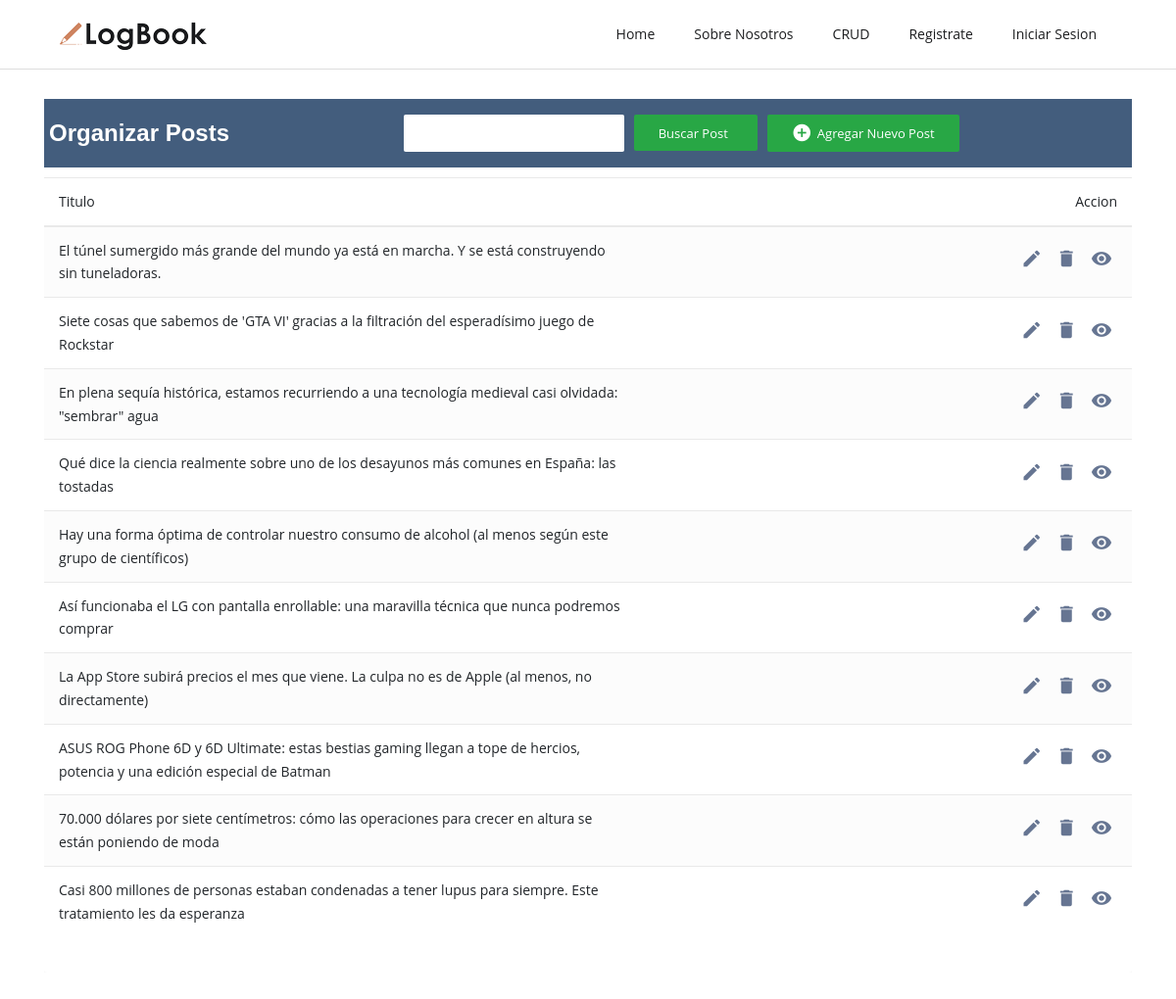
/blogapp/ver_posts/, run on the app's committed database.
### blogapp/models.py (models this page shows, shortened)
class Base(models.Model):
    id = models.AutoField(primary_key=True)
    estado=models.BooleanField(default=True)
    fecha_creacion = models.DateField(auto_now=False, auto_now_add=True)
    fecha_modificacion = models.DateField(auto_now=True, auto_now_add=False)
    fecha_eliminacion = models.DateField(auto_now=True, auto_now_add=False)
    class Meta:
        abstract = True

class Post(Base):
    titulo = models.CharField(max_length=300, unique=True)
    subtitulo = models.CharField(max_length=300, unique=True, null=True, blank=True)
    slug = models.SlugField()
    content = RichTextField()
    imagen_post = models.ImageField(upload_to="images/",null=True, blank=True)
    publicar = models.BooleanField(default=False)
    fecha_creacion = models.DateField(auto_now=True)
    escritor = models.ForeignKey(Escritor, related_name='posts',on_delete=models.CASCADE)
    categoria = models.ForeignKey(Category, on_delete=models.SET_NULL,
        blank=True,
        null=True,
        related_name="posts")
    tag = models.ManyToManyField(to=Tag, related_name="posts", blank=True)
    def get_absolute_url(self):
        return reverse('ver_articulo',args=[self.slug])

### blogapp/views.py (the view)
# urls.py: path( 'ver_posts/',ver_posts,name='ver_posts'),
def ver_posts(request):
  all_posts = Post.objects.all()
  form=Formulario_post()
  return render(request,'crud.html',{'all_posts':all_posts,'form':form,'ver_posts':True})

### blogapp/forms.py
class Formulario_post(ModelForm):
  class Meta:
      model = Post
      fields = '__all__'
      exclude = ['me_gusta','fecha_creacion']

### blogapp/models.py (called while the page is built)
    def __str__(self):
        return self.nombre

    def __str__(self):
        return self.nombre

    def __str__(self):
        return self.nombre + " " + self.apellido

### templates/CRUD.html
{% extends 'bases/base_crud.html' %}
{% load static %}
{% block content %}
{% include 'includes/navbar.html' %}
{% include 'includes/section_crud.html' %}
{% endblock %}

### templates/includes/section_crud.html (shortened to what this page needs)
{% load static %}
{% load widget_tweaks %}
{% if ver_posts %}
<div class="container-xl">
  <div class="table-responsive">
    <div class="table-wrapper">
      <div class="table-title">
        <div class="row">
          <div class="col-sm-4">
            <h2>Organizar <b>Posts</b></h2>
          </div>
            <form action="{% url 'search_posts' %}" method='GET' class="">
              <input  name="s" type="search" class="search-box-crud widget-search">
              <button type="submit" class="btn btn-success "> <span>Buscar Post</span></button>
            </form>
            <a href="#addEmployeeModal" class="btn btn-success" data-toggle="modal"><i
                class="material-icons">&#xE147;</i> <span>Agregar nuevo post</span></a>
        </div>
      </div>
      <table class="table table-striped table-hover">
        <thead>
          <tr>
            <th>Titulo</th>
            <th>Accion</th>
          </tr>
        </thead>
        <tbody>
          {% for post in all_posts %}
          <tr>
            <td>{{ post.titulo }}</td>
            <td>
              <a href="{% url 'update_post' post.slug %}"><i class="material-icons" data-toggle="tooltip"
                  title="Edit">&#xE254;</i></a>
              <a href="{% url 'delete_post' post.slug %}"><i class="material-icons"
                  data-toggle="tooltip" title="Delete">&#xE872;</i></a>
              <a href="{{ post.get_absolute_url }}"><i class="material-icons"
                    data-toggle="tooltip" title="Delete">&#xe8f4;</i></a>
            </td>
          </tr>
          {% endfor %}
        </tbody>
      </table>
    </div>
  </div>
</div>
{% endif %}

### static/css/style.css (style rules this page uses)
body { line-height: 1.7; font-family: "Open Sans", sans-serif; -webkit-font-smoothing: antialiased; color: #696c6d; font-size: 14px; }
h1, h2, h3, h4, h5, h6 { color: #1c1d1f; font-family: "Montserrat", sans-serif; font-weight: 600; line-height: 1.2; }
h2, .h2 { font-size: 36px; }
.btn { font-size: 14px; font-family: "Open Sans", sans-serif; text-transform: capitalize; padding: 8px 25px; border-radius: 50px; border: 1px solid; position: relative; z-index: 1; transition: 0.2s ease; }
body { background-color: #fff; overflow-x: hidden; }
a, a:hover, a:focus { text-decoration: none; }
a, button, select { cursor: pointer; transition: 0.2s ease; }
.widget-search { position: relative; }

### templates/bases/base_crud.html (style rules this page uses)
.table-responsive { margin: 30px 0; }
.table-wrapper { background: #fff; padding: 20px 0px; border-radius: 3px; min-width: 1000px; box-shadow: 0 1px 1px rgba(0, 0, 0, .05); }
.table-title { padding-bottom: 15px; background: #435d7d; color: #fff; padding: 16px 30px; min-width: 100%; margin: -20px -25px 10px; border-radius: 3px 3px 0 0; }
.table-title h2 { margin: 5px 0 0; font-size: 24px; color: #fff; }
.table-title .btn { color: #fff; float: right; font-size: 13px; border: none; min-width: 50px; border-radius: 2px; border: none; outline: none !important; margin-left: 10px; }
.table-title .btn i { float: left; font-size: 21px; margin-right: 5px; }
.table-title .btn span { float: left; margin-top: 2px; }
table.table tr th, table.table tr td { border-color: #e9e9e9; padding: 12px 15px; vertical-align: middle; }
table.table tr th:first-child { width: 60px; }
table.table tr th:last-child { width: 100px; text-align: right; }
table.table tr td:first-child { width: 60px; }
table.table tr td:last-child { width: 100px; text-align: right; }
table.table-striped tbody tr:nth-of-type(odd) { background-color: #fcfcfc; }
table.table td:last-child i { opacity: 0.9; font-size: 22px; margin: 0 5px; }
table.table td a { font-weight: bold; color: #566787; display: inline-block; text-decoration: none; outline: none !important; }
table.table td i { font-size: 19px; }
.search-box-crud { background-color: #ffffff; color: rgb(0, 0, 0); float: left; font-size: 13px; min-width: 50px; position: relative; border-radius: 2px; padding: 8px 25px; min-width: 50px; text-align: center; vertical-align: middle; margin: 0; }

### data on the page
Post: titulo "El túnel sumergido más grande del mundo ya está en marcha. Y se está construyendo sin tuneladoras."
Post: titulo "Siete cosas que sabemos de 'GTA VI' gracias a la filtración del esperadísimo juego de Rockstar"
Post: titulo "En plena sequía histórica, estamos recurriendo a una tecnología medieval casi olvidada: \"sembrar\" agua"
Post: titulo "Qué dice la ciencia realmente sobre uno de los desayunos más comunes en España: las tostadas"
Post: titulo "Hay una forma óptima de controlar nuestro consumo de alcohol (al menos según este grupo de científicos)"
Post: titulo "Así funcionaba el LG con pantalla enrollable: una maravilla técnica que nunca podremos comprar"
Post: titulo "La App Store subirá precios el mes que viene. La culpa no es de Apple (al menos, no directamente)"
Post: titulo "ASUS ROG Phone 6D y 6D Ultimate: estas bestias gaming llegan a tope de hercios, potencia y una edición especial de Batman"
Post: titulo "70.000 dólares por siete centímetros: cómo las operaciones para crecer en altura se están poniendo de moda"
Post: titulo "Casi 800 millones de personas estaban condenadas a tener lupus para siempre. Este tratamiento les da esperanza"
